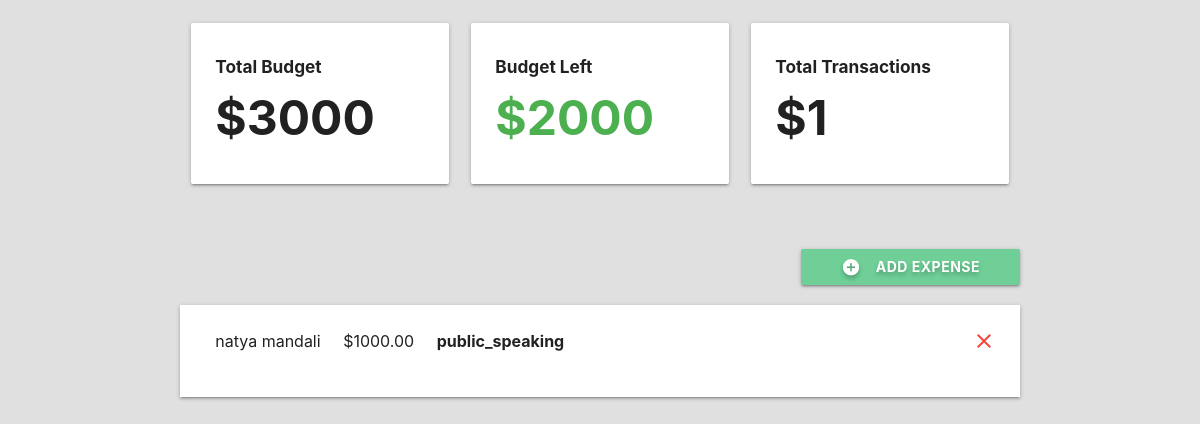
Screenshot of /entertainment with the database file from the repository.
### budget/models.py (models this page shows, shortened)
class Project(models.Model):
    name=models.CharField(max_length=100)
    slug=models.SlugField(max_length=100,unique=True,blank=True)
    budget=models.IntegerField()
    def budget_left(self):
        expense_list=Expense.objects.filter(project=self)
        total_expense_amount = 0
        for expense in expense_list:
            total_expense_amount += expense.amount
        total_expense_amount=int(total_expense_amount)
        return self.budget - total_expense_amount
    def total_transactions(self):
        expense_list=Expense.objects.filter(project=self)
        return len(expense_list)

class Expense(models.Model):
    project=models.ForeignKey(Project,on_delete=models.CASCADE,related_name='expenses')
    title=models.CharField(max_length=100)
    amount=models.DecimalField(max_digits=8,decimal_places=2)
    category=models.ForeignKey(Category,on_delete=models.CASCADE)
    class Meta:
        ordering=('-amount',)

class Category(models.Model):
    project=models.ForeignKey(Project,on_delete=models.CASCADE)
    name=models.CharField(max_length=50)

### budget/views.py (the view, shortened to what this page needs)
# urls.py: path('<slug:project_slug>',views.project_detail,name='detail')
def project_detail(request,project_slug):
    project=get_object_or_404(Project,slug=project_slug)
    if request.method=='GET':
        category_list=Category.objects.filter(project=project)
        return render(request,'budget/project-detail.html',{'project':project,'expense_list':project.expenses.all(),'category_list':category_list})
    elif request.method=='DELETE':
        id=json.loads(request.body)['id']
        expense=Expense.objects.get(id=id)
        expense.delete()
        return HttpResponse('')
    return HttpResponseRedirect(project_slug)

### budget/templates/budget/project-detail.html (shortened to what this page needs)
{% extends 'budget/base.html' %}
{% block content %}
<div class="container">
<section class="section section-stats">
  <div class="row">
    <div class="col s12 m4 14">
      <div class="card-panel">
        <h6 class="bold">Total Budget</h6>
        <h1 class="bold">${{project.budget}}</h1>
        </div>
  </div>
  <div class="col s12 m4 14">
    <div class="card-panel">
      <h6 class="bold">Budget Left</h6>
      {% if project.budget_left > 0 %}
        <h1 class="bold green-text">${{ project.budget_left }}</h1>
      {% elif project.budget_left == 0 %}
      <h1 class="bold orange-text">${{ project.budget_left }}</h1>
      {% else %}
      <h1 class="bold red-text">${{ project.budget_left }}</h1>
      {% endif %}
      </div>
</div>
<div class="col s12 m4 14">
  <div class="card-panel">
    <h6 class="bold">Total Transactions</h6>
    <h1 class="bold">${{ project.total_transactions }}</h1>
    </div>
</div>
</div>
  </section>
  <section class="section section-expenses">
    <div class="row">
<button class="btn waves-effect right modal-trigger" href="#expenseModal">
<i class="material-icons white-text left">add_circle</i>
  Add Expense
</button>
    </div>
    <ul class="z-depth-1">
      {% for expense in expense_list %}
      <li>
        <div class="card-panel z-depth-0 expense">
          <div class="row">
          <div class="col 16">
          <span class="title">{{expense.title}}</span>
          </div>
          <div class="col 13">
          <span class="title">${{expense.amount}}</span>
          </div>
          <div class="col 1">
          <span class="title bold">{{expense.category.name}}</span>
          </div>
          <a class="close icon" onclick="deleteExpense(this)" data-id="{{expense.id}}">
            <i class="material-icons red-text right">close</i>
            </a>
          </div>
          </div>
        </li>
      {% endfor %}
    </ul>
    </section>
  </div>
{% endblock %}

### budget/static/css/styles.css (style rules this page uses)
html { font-family:'Montserrat'; background-color:#E0E0E0; }
h1,h6 { font-weight:bold; }
.bold { font-weight:bold; }
.row { margin:0;! important; }
.section-stats h1 { font-size:4vw; margin:15px 0px; }
.section-expenses button { padding:0px 40px; font-weight:bold; text-shadow: 0px 3px 4px rgba(0,0,0,.25); background-color:#6FCF97; }
.section-expenses .expense { font-size:16px; border-radius:0; margin:0; }

### rows the page displays
Project: budget "3000", budget_left "2000", total_transactions "1"
Expense: title "natya mandali", amount "1000.00", category.name "public_speaking"
